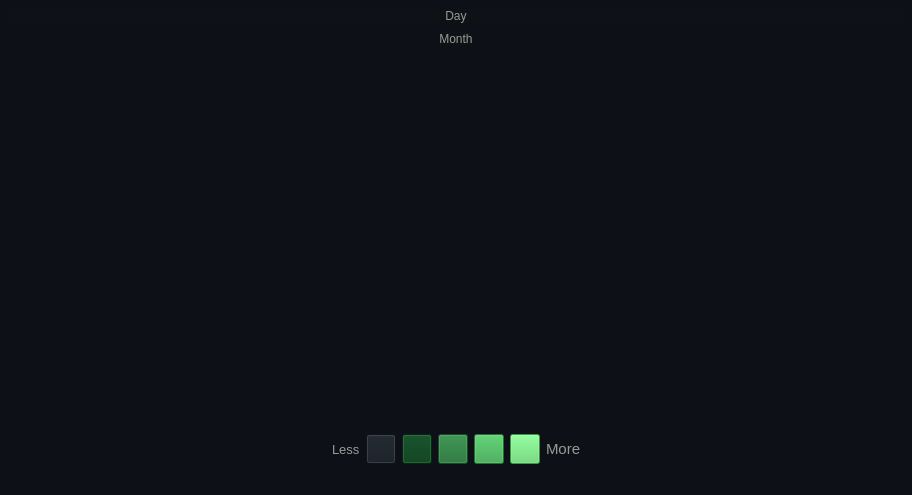
<?xml version="1.0" encoding="UTF-8"?>
<ui version="4.0">
 <class>MainWindow</class>
 <widget class="QMainWindow" name="MainWindow">
  <property name="geometry">
   <rect>
    <x>0</x>
    <y>0</y>
    <width>912</width>
    <height>495</height>
   </rect>
  </property>
  <property name="sizePolicy">
   <sizepolicy hsizetype="Preferred" vsizetype="Preferred">
    <horstretch>0</horstretch>
    <verstretch>0</verstretch>
   </sizepolicy>
  </property>
  <property name="windowTitle">
   <string>MainWindow</string>
  </property>
  <property name="styleSheet">
   <string notr="true">background-color: rgb(13, 17, 23);</string>
  </property>
  <widget class="QWidget" name="centralwidget">
   <layout class="QVBoxLayout" name="verticalLayout">
    <item>
     <layout class="QHBoxLayout" name="days_layout">
      <item>
       <widget class="QPushButton" name="btn_day">
        <property name="styleSheet">
         <string notr="true">color: rgb(154, 153, 150);
border: solid 0px #000;
background-color: rgb(14, 17, 21);</string>
        </property>
        <property name="text">
         <string>Day</string>
        </property>
       </widget>
      </item>
     </layout>
    </item>
    <item>
     <layout class="QHBoxLayout" name="horizontalLayout_3">
      <item>
       <spacer name="horizontalSpacer_3">
        <property name="orientation">
         <enum>Qt::Horizontal</enum>
        </property>
        <property name="sizeHint" stdset="0">
         <size>
          <width>40</width>
          <height>20</height>
         </size>
        </property>
       </spacer>
      </item>
      <item>
       <layout class="QVBoxLayout" name="month_layout">
        <item>
         <widget class="QPushButton" name="btn_month">
          <property name="sizePolicy">
           <sizepolicy hsizetype="Fixed" vsizetype="Fixed">
            <horstretch>0</horstretch>
            <verstretch>0</verstretch>
           </sizepolicy>
          </property>
          <property name="styleSheet">
           <string notr="true">color: rgb(154, 153, 150);
border: solid 0px #000;
background-color: rgb(14, 17, 21);</string>
          </property>
          <property name="text">
           <string>Month</string>
          </property>
         </widget>
        </item>
       </layout>
      </item>
      <item>
       <layout class="QGridLayout" name="items_layout"/>
      </item>
      <item>
       <spacer name="horizontalSpacer_4">
        <property name="orientation">
         <enum>Qt::Horizontal</enum>
        </property>
        <property name="sizeHint" stdset="0">
         <size>
          <width>40</width>
          <height>20</height>
         </size>
        </property>
       </spacer>
      </item>
     </layout>
    </item>
    <item>
     <spacer name="verticalSpacer">
      <property name="orientation">
       <enum>Qt::Vertical</enum>
      </property>
      <property name="sizeHint" stdset="0">
       <size>
        <width>20</width>
        <height>40</height>
       </size>
      </property>
     </spacer>
    </item>
    <item>
     <layout class="QHBoxLayout" name="horizontalLayout">
      <item>
       <spacer name="horizontalSpacer">
        <property name="orientation">
         <enum>Qt::Horizontal</enum>
        </property>
        <property name="sizeHint" stdset="0">
         <size>
          <width>40</width>
          <height>20</height>
         </size>
        </property>
       </spacer>
      </item>
      <item>
       <widget class="QLabel" name="label">
        <property name="font">
         <font>
          <pointsize>10</pointsize>
         </font>
        </property>
        <property name="styleSheet">
         <string notr="true">color: rgb(154, 153, 150);</string>
        </property>
        <property name="text">
         <string>Less</string>
        </property>
       </widget>
      </item>
      <item>
       <widget class="QPushButton" name="btn_1l">
        <property name="sizePolicy">
         <sizepolicy hsizetype="Fixed" vsizetype="Fixed">
          <horstretch>0</horstretch>
          <verstretch>0</verstretch>
         </sizepolicy>
        </property>
        <property name="minimumSize">
         <size>
          <width>30</width>
          <height>30</height>
         </size>
        </property>
        <property name="maximumSize">
         <size>
          <width>30</width>
          <height>30</height>
         </size>
        </property>
        <property name="styleSheet">
         <string notr="true">background-color: rgb(21, 27, 35);</string>
        </property>
        <property name="text">
         <string/>
        </property>
       </widget>
      </item>
      <item>
       <widget class="QPushButton" name="btn_2l">
        <property name="minimumSize">
         <size>
          <width>30</width>
          <height>30</height>
         </size>
        </property>
        <property name="maximumSize">
         <size>
          <width>30</width>
          <height>30</height>
         </size>
        </property>
        <property name="styleSheet">
         <string notr="true">background-color: rgb(3, 58, 22);</string>
        </property>
        <property name="text">
         <string/>
        </property>
       </widget>
      </item>
      <item>
       <widget class="QPushButton" name="btn_3l">
        <property name="minimumSize">
         <size>
          <width>30</width>
          <height>30</height>
         </size>
        </property>
        <property name="maximumSize">
         <size>
          <width>30</width>
          <height>30</height>
         </size>
        </property>
        <property name="styleSheet">
         <string notr="true">background-color: rgb(25, 108, 46);</string>
        </property>
        <property name="text">
         <string/>
        </property>
       </widget>
      </item>
      <item>
       <widget class="QPushButton" name="btn_4l">
        <property name="minimumSize">
         <size>
          <width>30</width>
          <height>30</height>
         </size>
        </property>
        <property name="maximumSize">
         <size>
          <width>30</width>
          <height>30</height>
         </size>
        </property>
        <property name="styleSheet">
         <string notr="true">background-color: rgb(46, 160, 67);</string>
        </property>
        <property name="text">
         <string/>
        </property>
       </widget>
      </item>
      <item>
       <widget class="QPushButton" name="btn_5l">
        <property name="maximumSize">
         <size>
          <width>30</width>
          <height>30</height>
         </size>
        </property>
        <property name="styleSheet">
         <string notr="true">background-color: rgb(86, 211, 100);</string>
        </property>
        <property name="text">
         <string/>
        </property>
       </widget>
      </item>
      <item>
       <widget class="QLabel" name="label_2">
        <property name="font">
         <font>
          <pointsize>11</pointsize>
         </font>
        </property>
        <property name="styleSheet">
         <string notr="true">color: rgb(154, 153, 150);</string>
        </property>
        <property name="text">
         <string>More</string>
        </property>
       </widget>
      </item>
      <item>
       <spacer name="horizontalSpacer_2">
        <property name="orientation">
         <enum>Qt::Horizontal</enum>
        </property>
        <property name="sizeHint" stdset="0">
         <size>
          <width>40</width>
          <height>20</height>
         </size>
        </property>
       </spacer>
      </item>
     </layout>
    </item>
   </layout>
  </widget>
  <widget class="QMenuBar" name="menubar">
   <property name="geometry">
    <rect>
     <x>0</x>
     <y>0</y>
     <width>912</width>
     <height>21</height>
    </rect>
   </property>
  </widget>
  <widget class="QStatusBar" name="statusbar"/>
 </widget>
 <resources/>
 <connections/>
</ui>
